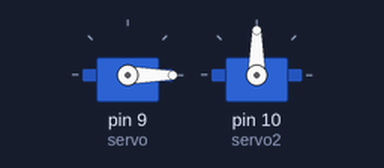
Recording of a sketch running on a simulated Arduino Uno, built with avr-gcc and run on an emulated ATmega328P. Shown: 2 × servo.

Above: at 0.05 s.
At 0.5 s:
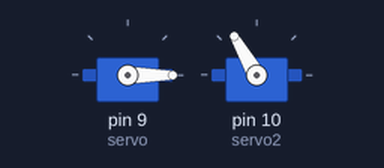
At 1.0 s:
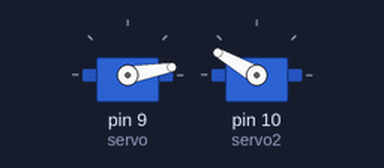
At 2.0 s:
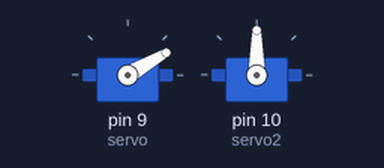
Timing chart, 0 to 4.6 s (numbered marks = the images above):
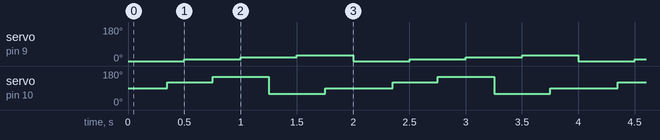

The sketch:

Rythm1.ino
```cpp
#include <Servo.h>

unsigned long gotoPos(Servo s, int wantedPos, unsigned long lastSet, int betweenDegrees = 15) {
  int readPos = s.read();
  if (millis() > lastSet + betweenDegrees)
  {
    if (readPos > wantedPos) {
      readPos--;
      s.write(readPos);
      lastSet = millis();
    }
    if (readPos < wantedPos) {
      readPos++;
      s.write(readPos);
      lastSet = millis();
    }
  }
  return lastSet;
}
Servo servo, servo2;  // create servo object to control a servo
// twelve servo objects can be created on most boards

int pos, pos2 = 0;    // variable to store the servo position
int aim, aim2;
int button = 8;
int count = 0;
int delayTime = 250;

unsigned long currentTime, previousTime, previousTime2 = 0;

void setup()
{
  pinMode(button,INPUT);
  servo.attach(9);  // attaches the servo on pin 9 to the servo object
  servo2.attach(10);
  aim = 0;
  aim2 = 90;

  servo.write(aim);
  servo2.write(aim2);
  Serial.begin(9600);
}

void loop()
{
  servo.write(0);
  delay(delayTime+100);
  servo2.write(120);
  delay(delayTime-100);
  servo.write(10);
  delay(delayTime);
  servo2.write(150);
  delay(delayTime);
  servo.write(20);
  delay(delayTime);
  servo2.write(60);
  delay(delayTime);
  servo.write(30);
  delay(delayTime);
  servo2.write(90);
  delay(delayTime);
}
```

Measured:
- by itself, servo on pin 9 (servo): repeats every 2.0 s: 20° 0.50 s, 30° 0.50 s, 0° 0.50 s, 10° 0.50 s
- by itself, servo on pin 10 (servo2): repeats every 2.0 s: 150° 0.50 s, 60° 0.50 s, 90° 0.60 s, 120° 0.40 s
